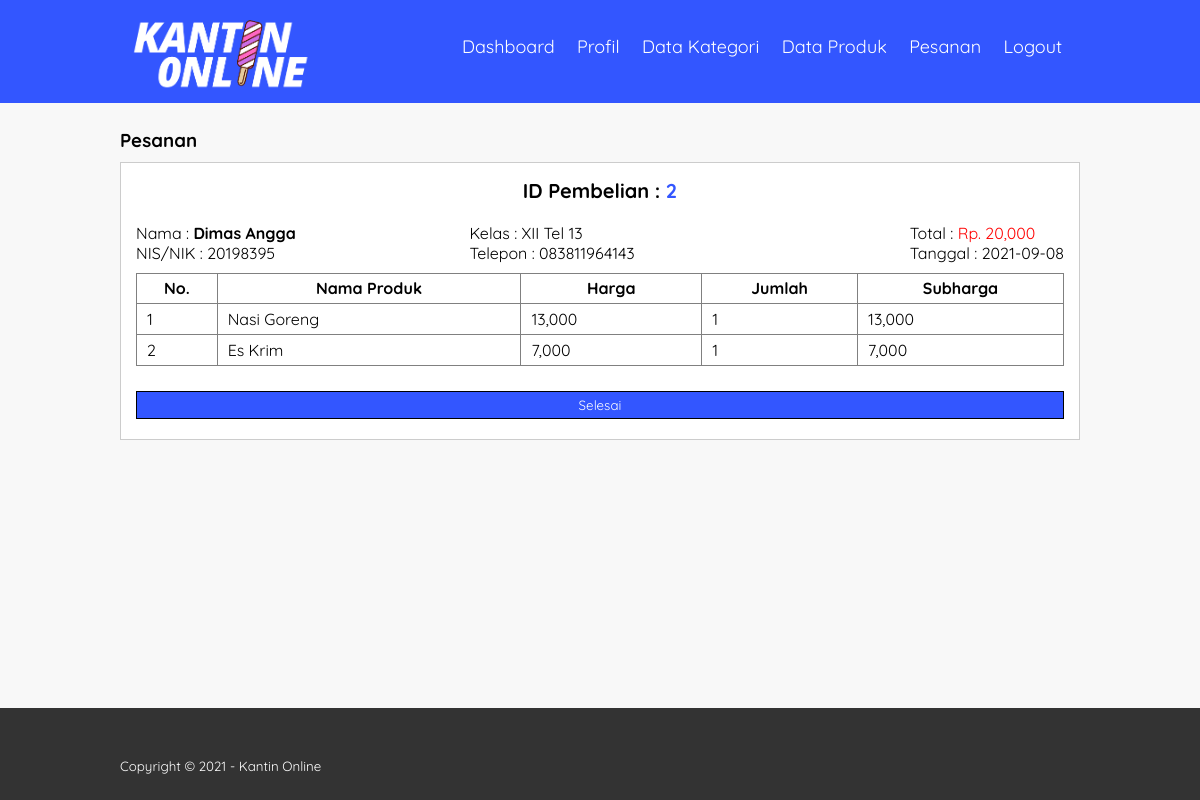
Page /admin/detail-pembelian.php?id=2 (signed in) on the committed database.
### tables this page shows
CREATE TABLE `tb_purchase` (
  `purchase_id` int(11) NOT NULL,
  `user_id` int(11) NOT NULL,
  `purchase_date` date NOT NULL,
  `purchase_total` int(11) NOT NULL,
  `purchase_status` tinyint(4) NOT NULL
);

CREATE TABLE `tb_user` (
  `user_id` int(11) NOT NULL,
  `user_name` varchar(50) NOT NULL,
  `username` varchar(50) NOT NULL,
  `password` varchar(100) NOT NULL,
  `user_telp` varchar(20) NOT NULL,
  `user_class` text NOT NULL
);

CREATE TABLE `tb_product_purchase` (
  `product_purchase_id` int(11) NOT NULL,
  `purchase_id` int(11) NOT NULL,
  `product_id` int(11) NOT NULL,
  `jumlah` int(11) NOT NULL
);

CREATE TABLE `tb_product` (
  `product_id` int(11) NOT NULL,
  `category_id` int(11) NOT NULL,
  `product_name` varchar(100) NOT NULL,
  `product_price` int(11) NOT NULL,
  `product_description` text NOT NULL,
  `product_image` varchar(100) NOT NULL,
  `product_status` tinyint(1) NOT NULL,
  `date_created` timestamp NOT NULL DEFAULT current_timestamp()
);

### admin/detail-pembelian.php (the view, shortened to what this page needs)
<?php
    include '../db.php';
?>
<!DOCTYPE html>
<html>
<head>
	<link rel="stylesheet" type="text/css" href="../css/style.css">
</head>
<body>
	<header>
		<div class="container">
			<img src="../img/logo.png" style="width: 200px; margin-top: 5px;">
			<ul>
				<li><a href="dashboard.php">Dashboard</a></li>
				<li><a href="profil.php">Profil</a></li>
				<li><a href="data-kategori.php">Data Kategori</a></li>
				<li><a href="data-produk.php">Data Produk</a></li>
				<li><a href="pesanan.php">Pesanan</a></li>
				<li><a href="logout-admin.php">Logout</a></li>
			</ul>
		</div>
	</header>
	<div class="section">
		<div class="container">
			<h3>Pesanan</h3>
			<div class="box">
				<?php
					$dapat	= mysqli_query($conn, "SELECT * FROM tb_purchase JOIN tb_user ON tb_purchase.user_id = tb_user.user_id WHERE tb_purchase.purchase_id = '".$_GET['id']."' ");
					$detail	= mysqli_fetch_assoc($dapat);
				?>
				<strong><p style="text-align: center; font-size: 20px;">ID Pembelian : <span style="color: #3356FF;"><?php echo $detail['purchase_id'] ?></span></p><br>
				<p style="float: left;"></strong>
					Nama : <strong><?php echo $detail['user_name']; ?></strong><br>
					NIS/NIK : <?php echo $detail['username'] ?>
				<p style="float: right;">
					Total : <span style="color: red;">Rp. <?php echo number_format($detail['purchase_total']); ?></span><br>
					Tanggal : <?php echo $detail['purchase_date']; ?>
				</p>
				<p style="float: right; margin-bottom: 10px; margin-right: 275px;">
					Kelas : <?php echo $detail['user_class']; ?><br>
					Telepon : <?php echo $detail['user_telp']; ?>
				</p>
				<table border="1" cellspacing="0" class="table">
					<thead>
							<tr>
							<th>No.</th>
							<th>Nama Produk</th>
							<th>Harga</th>
							<th>Jumlah</th>
							<th>Subharga</th>
						</tr>
					</thead>
					<tbody>
						<?php $no = 1; ?>
						<?php $ambil = mysqli_query($conn, "SELECT * FROM tb_product_purchase JOIN tb_product ON tb_product_purchase.product_id = tb_product.product_id WHERE tb_product_purchase.purchase_id = '".$_GET['id']."' "); ?>
						<?php while($pecah = mysqli_fetch_assoc($ambil)){ ?>
						<tr>
							<td><?php echo $no++; ?></td>
							<td><?php echo $pecah['product_name']; ?></td>
							<td><?php echo number_format($pecah['product_price']); ?></td>
							<td><?php echo $pecah['jumlah']; ?></td>
							<td><?php echo number_format($pecah['product_price']*$pecah['jumlah']); ?></td>
						</tr>
						<?php } ?>
				</table><br>
				<form action="" method="POST" enctype="multipart/form-data">
							<button type="submit" name="status" value="1" class="btn3">Selesai</button>
						</form>
			</div>
		</div>
	</div>
	<div style="width: 100%; position: absolute; bottom: 0px;" class="footer">
		<div class="container">
			<small>Copyright &copy; 2021 - Kantin Online</small>
		</div>
	</div>
</body>
</html>

### css/style.css (style rules this page uses)
* { padding: 0; margin: 0; font-family: 'Quicksand', sans-serif; }
body { background-color: #f8f8f8; }
a { color: inherit; text-decoration: none; }
.btn3 { width: 100%; text-align: center; margin: 5px 0; padding: 5px 0; background-color: #3356FF; color: #fff; border: 1px solid #000; cursor: pointer; float: right; }
header { background-color: #3356FF; color: #fff; }
header ul { float: right; }
header ul li { display: inline-block; font-size: 18px; margin: 35px 18px 0 0; }
header ul li a { display: inline-block; }
.container { width: 80%; margin: 0 auto; }
.container:after { content: ''; display: block; clear: both; }
.section { padding: 25px 0; }
.box { background-color: #fff; border: 1px solid #ccc; padding: 15px; box-sizing: border-box; margin: 10px 0 25px 0; }
.box:after { content: ''; display: block; clear: both; }
.table { width: 100%; border-collapse: collapse; }
.table tr { height: 30px; }
.table tr td { padding: 5px 10px; }
.footer { padding: 25px 0; background-color: #333; color: #fff; }
.footer small { margin-top: 25px; display: inline-block; }

### rows in the picture
tb_purchase: purchase_id "2", user.user_name "Dimas Angga", user.username "20198395", purchase_total "20,000", purchase_date "2021-09-08", user.user_class "XII Tel 13", user.user_telp "083811964143"
tb_product_purchase: product.product_name "Nasi Goreng", product.product_price "13,000", jumlah "1", $pecah['product_price']*$pecah['jumlah'] "13,000"
tb_product_purchase: product.product_name "Es Krim", product.product_price "7,000", jumlah "1", $pecah['product_price']*$pecah['jumlah'] "7,000"
